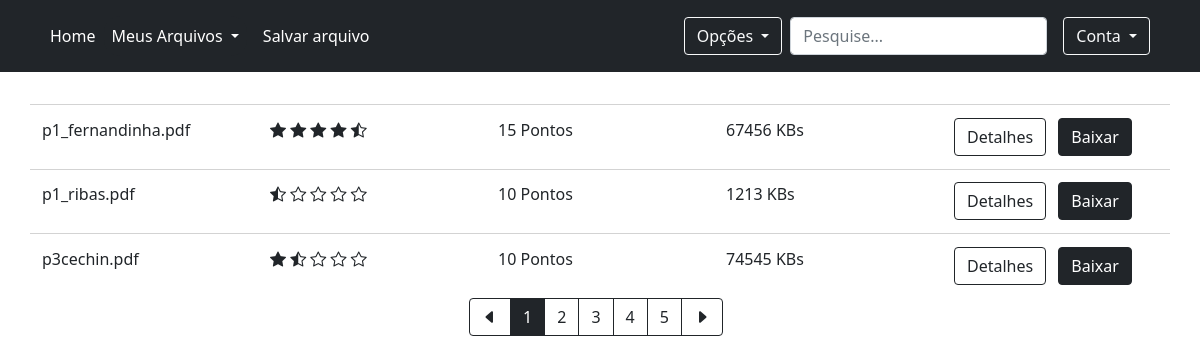
The app's page /comprados/ (signed in) with its own data.
### pdfshare/models.py (models this page shows, shortened)
class Transacao(models.Model):
    produto = models.ForeignKey(PDF, on_delete=models.RESTRICT, null=True)
    comprador = models.ForeignKey(Usuario, on_delete=models.RESTRICT, null=True)
    preco = models.IntegerField(null=True)

class PDF(models.Model):
    filename = models.CharField(max_length=100)
    fileauthor = models.ForeignKey(Usuario, on_delete=models.RESTRICT, null=True) # TODO: garantir que se eu excluir um arquivo eu nao exclua o usuario; mas nao o contrario.
    filesize = models.IntegerField(null=True)
    nota = models.IntegerField(default=0) # colocar valor padrao 0
    quantidadeNota = models.IntegerField(default=0) # colocar valor padrao 0
    filepath = models.CharField(max_length=250, null=True) # TODO: Deveria estar null=True?

### pdfshare/views.py (the view)
# urls.py: path('comprados/', views.files_owned, name='url_files_owned'),
@login_required
def files_owned(request):
    files = {}
    usuario = Usuario.objects.get(user__id=request.user.id)
    if usuario.pontuacao >= 0:
        files = Transacao.objects.filter(comprador__pk=usuario.id)
    return render(request, 'filesowned.html', {'files': files})

### pdfshare/templatetags/starlize.py (called while the page is built)
@register.filter()
def starlize(value):
    lista = []
    for v in range(math.floor(value/2)):
        lista.append(0)
    if value % 2 != 0:
        lista.append(1)
    while len(lista) < 5:
        lista.append(2)
    return lista

### pdfshare/templates/filesowned.html (shortened to what this page needs)
{% extends 'base.html' %}
{% load starlize %}
{% block content %}
            <div class="container-lg main-content-container">
              {% for file in files %}
              <div class="row pdf-item">
                <div class="col">
                  {{file.produto.filename}}
                </div>
                <div class="col">
                  {% for star in file.produto.nota|starlize %}
                    {% if star == 0 %}
                      <i class="bi bi-star-fill"></i>
                    {% elif star == 1 %}
                      <i class="bi bi-star-half"></i>
                    {% else %}
                      <i class="bi bi-star"></i>
                    {% endif %}
                  {% endfor %}
                </div>
                <div class="col">
                  {% if file.produto.filesize < 500 %}
                    {% if file.produto.nota < 9 or file.produto.quantidadeNota < 10 %}
                      05 Pontos
                    {% else %}
                      10 Pontos
                    {% endif %}
                  {% else %}
                    {% if file.produto.nota < 9 or file.produto.quantidadeNota < 10 %}
                      10 Pontos
                    {% else %}
                      15 Pontos
                    {% endif %}
                  {% endif %}
                </div>
                <div class="col">
                  {{file.produto.filesize}} KBs
                </div>
                <div class="col">
                  <a type="button" href="#" class="btn btn-outline-dark me-2">Detalhes</a>
                  {% if file.produto.filesize < 500 %}
                    {% if file.produto.nota < 9 or file.produto.quantidadeNota < 10 %}
                    <a type="button" href="{% url 'url_update_compra' user.usuario.id file.produto.fileauthor.id file.produto.id 5 %}" class="btn btn-dark me-2">Baixar</a>
                    {% else %}
                    <a type="button" href="{% url 'url_update_compra' user.usuario.id file.produto.fileauthor.id file.produto.id 10 %}" class="btn btn-dark me-2">Baixar</a>
                    {% endif %}
                  {% else %}
                    {% if file.produto.nota < 9 or file.produto.quantidadeNota < 10 %}
                    <a type="button" href="{% url 'url_update_compra' user.usuario.id file.produto.fileauthor.id file.produto.id 10 %}" class="btn btn-dark me-2">Baixar</a>
                    {% else %}
                    <a type="button" href="{% url 'url_update_compra' user.usuario.id file.produto.fileauthor.id file.produto.id 15 %}" class="btn btn-dark me-2">Baixar</a>
                    {% endif %}
                  {% endif %}
                </div>
              </div>
              {% endfor %}
              <div  class="d-flex justify-content-center">
                <div class="btn-group me-2" role="group" aria-label="First group">
                  <button type="button" class="btn btn-outline-dark">
                    <i class="bi bi-caret-left-fill"></i>
                  </button>
                  <button type="button" class="btn btn-dark">1</button>
                  <button type="button" class="btn btn-outline-dark">2</button>
                  <button type="button" class="btn btn-outline-dark">3</button>
                  <button type="button" class="btn btn-outline-dark">4</button>
                  <button type="button" class="btn btn-outline-dark">5</button>
                  <button type="button" class="btn btn-outline-dark">
                    <i class="bi bi-caret-right-fill"></i>
                  </button>
                </div>
              </div>
            </div>
{% endblock %}

### pdfshare/static/css/style.css (style rules this page uses)
.main-content-container { margin-top: 2rem; }
.pdf-item { padding-top: .8rem; padding-bottom: .8rem; border-top: 1.5px solid lightgrey; }

### records on screen
Transacao: produto.filename "p1_fernandinha.pdf", shows "15 Pontos", produto.filesize "67456", shows "Baixar"
Transacao: produto.filename "p1_ribas.pdf", shows "10 Pontos", produto.filesize "1213", shows "Baixar"
Transacao: produto.filename "p3cechin.pdf", shows "10 Pontos", produto.filesize "74545", shows "Baixar"
